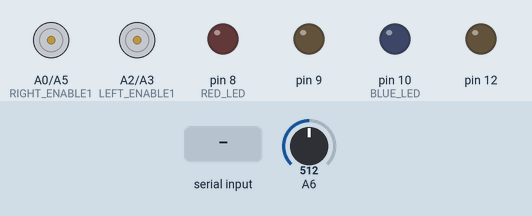
Recording of a sketch running on a simulated Arduino Nano, built with avr-gcc and run on an emulated ATmega328P. On the bench: motor-driver pin pairs drawn as motors (green arrow = first pin HIGH = forward, orange = second pin HIGH = backward, longer = more drive, scaled by the enable pin), output pins drawn as LEDs (lit = HIGH). The inputs (shaded band) are chosen by the test bench; at power-on: A6 = 512.

Above: at 3.2 s.
3.3 s: "F" received over the second serial link
At 3.7 s:
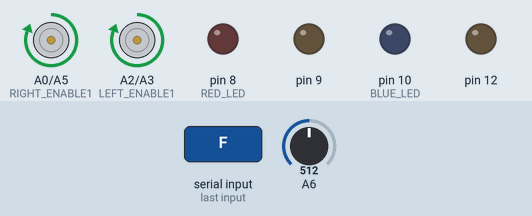
4.8 s: A6 set to 142
6.3 s: A6 set to 126
At 7.2 s:
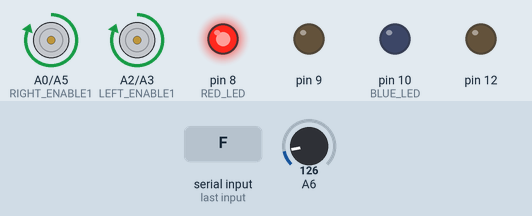
7.8 s: A6 set to 306
At 8.3 s:
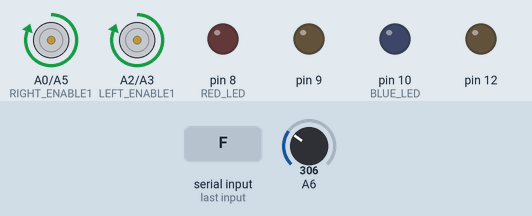
9.3 s: "L" received over the second serial link
At 10.5 s:
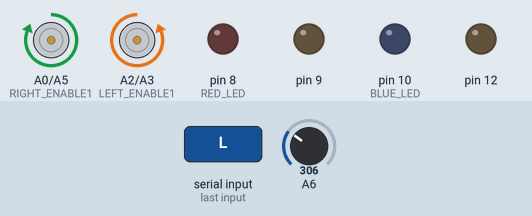
10.8 s: "B" received over the second serial link
At 11.8 s:
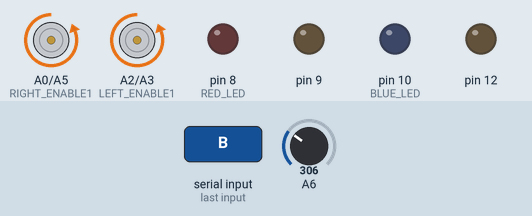
Timing chart, 0 to 13.3 s (numbered marks = the images above; inputs shaded):
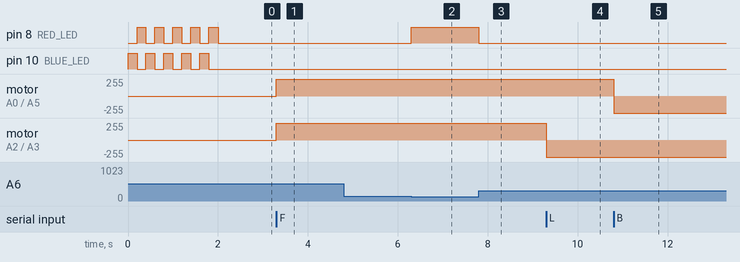

The sketch:

beetle_1.1.ino
```cpp
// Beetle program for combined movement from blueBase PC terminal
// movements - acc-'F'|left-'L'|rev-'B'|right-'R'|stop-'S'
// combined - acc+left-'G'|acc+right-'I'|rev+left-'H'|rev+right-'J'
// Developed by ASWIN SREEKUMAR

#include<SoftwareSerial.h>

#define LEFT_ENABLE1 A2
#define LEFT_ENABLE2 A3
#define RIGHT_ENABLE1 A0
#define RIGHT_ENABLE2 A5
#define LEFT_SPEED PD6
#define RIGHT_SPEED PD5
#define TX PD3
#define RX PD2
#define RED_LED 8
#define BLUE_LED 10

SoftwareSerial path(RX,TX);
char c;
float battery_volt=0.0;
int i=0,check=1;

void setup()
{
  pinMode(LEFT_ENABLE1,1);
  pinMode(LEFT_ENABLE2,1);
  pinMode(RIGHT_ENABLE1,1);
  pinMode(RIGHT_ENABLE2,1);
  pinMode(LEFT_SPEED,1);
  pinMode(RIGHT_SPEED,1);
  digitalWrite(LEFT_ENABLE1,0);
  digitalWrite(LEFT_ENABLE2,0);
  digitalWrite(RIGHT_ENABLE1,0);
  digitalWrite(RIGHT_ENABLE2,0);
  digitalWrite(LEFT_SPEED,0);
  digitalWrite(RIGHT_SPEED,0);
  pinMode(RED_LED,1);
  pinMode(BLUE_LED,1);
  pinMode(9,1);
  pinMode(12,1);
  digitalWrite(12,0);
  digitalWrite(9,0);
  path.begin(9600);
  for(i=0;i<5;i++)
  {
  digitalWrite(BLUE_LED,1);
  digitalWrite(RED_LED,0);
  delay(200);
  digitalWrite(RED_LED,1);
  digitalWrite(BLUE_LED,0);
  delay(200);
  }
}

void dir(char c) // direction control based on sent character
{
  if(c=='F')
  {
    digitalWrite(LEFT_ENABLE1,1);
    digitalWrite(LEFT_ENABLE2,0);
    digitalWrite(RIGHT_ENABLE1,1);
    digitalWrite(RIGHT_ENABLE2,0);
    analogWrite(LEFT_SPEED,255);
    analogWrite(RIGHT_SPEED,255);
  }
  else if(c=='L')
  {
    digitalWrite(LEFT_ENABLE1,0);
    digitalWrite(LEFT_ENABLE2,1);
    digitalWrite(RIGHT_ENABLE1,1);
    digitalWrite(RIGHT_ENABLE2,0);
    analogWrite(LEFT_SPEED,255);
    analogWrite(RIGHT_SPEED,255);
  }
  else if(c=='B')
  {
    digitalWrite(LEFT_ENABLE1,0);
    digitalWrite(LEFT_ENABLE2,1);
    digitalWrite(RIGHT_ENABLE1,0);
    digitalWrite(RIGHT_ENABLE2,1);
    analogWrite(LEFT_SPEED,255);
    analogWrite(RIGHT_SPEED,255);
  }
  else if(c=='R')
  {
    digitalWrite(LEFT_ENABLE1,1);
    digitalWrite(LEFT_ENABLE2,0);
    digitalWrite(RIGHT_ENABLE1,0);
    digitalWrite(RIGHT_ENABLE2,1);
    analogWrite(LEFT_SPEED,255);
    analogWrite(RIGHT_SPEED,255);
  }
  else if(c=='S')
  {
    digitalWrite(LEFT_ENABLE1,0);
    digitalWrite(LEFT_ENABLE2,0);
    digitalWrite(RIGHT_ENABLE1,0);
    digitalWrite(RIGHT_ENABLE2,0);
  }
  else if(c=='I')
  {
    digitalWrite(LEFT_ENABLE1,1);
    digitalWrite(LEFT_ENABLE2,0);
    digitalWrite(RIGHT_ENABLE1,0);
    digitalWrite(RIGHT_ENABLE2,0);
    analogWrite(LEFT_SPEED,255);
  }
  else if(c=='G')
  {
    digitalWrite(LEFT_ENABLE1,0);
    digitalWrite(LEFT_ENABLE2,0);
    digitalWrite(RIGHT_ENABLE1,1);
    digitalWrite(RIGHT_ENABLE2,0);
    analogWrite(RIGHT_SPEED,255);
  }
  else if(c=='J')
  {
    digitalWrite(LEFT_ENABLE1,0);
    digitalWrite(LEFT_ENABLE2,1);
    digitalWrite(RIGHT_ENABLE1,0);
    digitalWrite(RIGHT_ENABLE2,0);
    analogWrite(LEFT_SPEED,255);
  }
  else if(c=='H')
  {
    digitalWrite(LEFT_ENABLE1,0);
    digitalWrite(LEFT_ENABLE2,0);
    digitalWrite(RIGHT_ENABLE1,0);
    digitalWrite(RIGHT_ENABLE2,1);
    analogWrite(RIGHT_SPEED,255);
  }
  else if(c=='b') //character sent for battery level information
   {
    if(battery_volt>=8.0)
    {
      path.print('1');
    }
    else if(battery_volt>=7.8)
    {
      path.print('2');
    }
    else if(battery_volt>=7.6)
    {
      path.print('3');
    }
    else if(battery_volt>=7.4)
    {
      path.print('4');
    }
    else if(battery_volt>=7.2)
    {
      path.print('5');
    }
    else if(battery_volt>=7.0)
    {
      path.print('6');
    }
    else if(battery_volt>=6.8)
    {
      path.print('7');
    }
    else if(battery_volt>=6.4)
    {
      path.print('8');
    }
    else
    {
      path.print('9');
    }
   }
}

void battery_level() //constantly reading battery voltage by polling
{
  float tot=0.0;
  for(i=0;i<20;i++)
  tot+=(float)analogRead(A6)*0.04760f; //callibrated voltage reading
  battery_volt=tot/20.0f;
  if(battery_volt<=6.4) //lighting the RED led for low power indication
  {
    digitalWrite(RED_LED,1);
    digitalWrite(BLUE_LED,0);
    check=0;
  }
  else
  {
    check=1;
    digitalWrite(RED_LED,0); // RED led turned off when battery has higher voltage than cutoff
  }
}

void loop()
{
  digitalWrite(BLUE_LED,0);
  battery_level(); // constant check onbattery levels
  if(check) // cut off for character reception on low battery power
  {
  if(path.available())
  {
    digitalWrite(BLUE_LED,1);
    c=path.read(); //reading from serial port
    dir(c);//function for direction control
  }
  }
}
```

Measured:
- the behaviour switches between 135 and 134 on A6 (found by bisection; images 1 and 2)
- after the input at 3.3 s, motor on A0 (RIGHT_ENABLE1) / A5 (RIGHT_ENABLE2), motor on A2 (LEFT_ENABLE1) / A3 (LEFT_ENABLE2): stopped → forward 255/255 at once
- after the input at 4.8 s, every drawn part: stays the same
- after the input at 6.3 s, pin 8 (RED_LED): LOW → HIGH at once
- after the input at 7.8 s, pin 8 (RED_LED): HIGH → LOW at once
- after the input at 9.3 s, motor on A2 (LEFT_ENABLE1) / A3 (LEFT_ENABLE2): forward 255/255 → backward 255/255 at once
- after the input at 10.8 s, motor on A0 (RIGHT_ENABLE1) / A5 (RIGHT_ENABLE2): forward 255/255 → backward 255/255 at once
- by itself, pin 8 (RED_LED): alternates HIGH for 0.20 s and LOW for 0.20 s, 9 changes in all, then stays LOW
